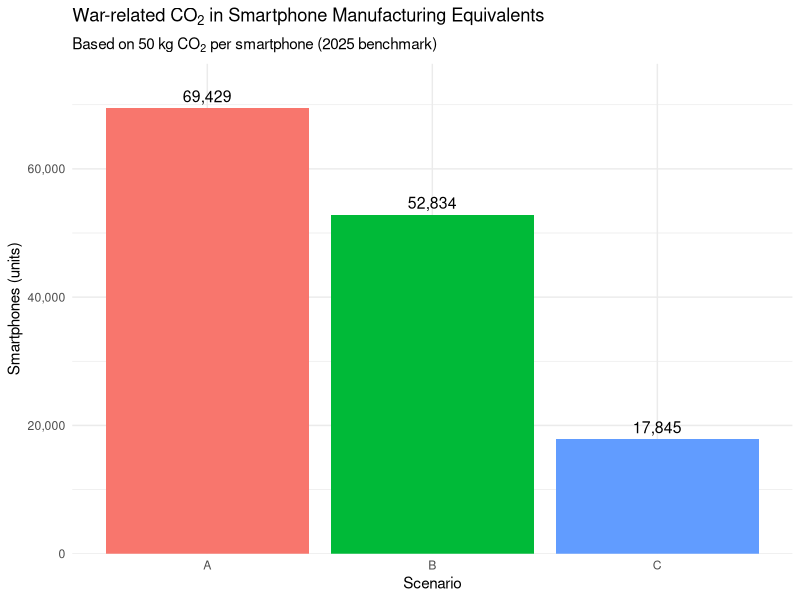

Here is the R script that generated this plot:
# Load libraries
library(ggplot2)
library(scales) # for comma formatting

# Example data (replace with your CSV read)
df <- data.frame(
  Scenario    = c("A", "B", "C"),
  total_kgCO2 = c(3332578.2, 2536033.3875, 856577.85)
)

# Benchmark
co2_per_phone <- 48  # kg CO₂ per smartphone

# Calculate smartphones equivalent
df$smartphones_equiv <- df$total_kgCO2 / co2_per_phone

# Plot with labels on top of bars
ggplot(df, aes(x = Scenario, y = smartphones_equiv, fill = Scenario)) +
  geom_bar(stat = "identity") +
  geom_text(aes(label = comma(round(smartphones_equiv, 0))), 
            vjust = -0.5, size = 4) +
  labs(
    title = expression("War-related CO"[2]*" in Smartphone Manufacturing Equivalents"),
    subtitle = expression("Based on 50 kg CO"[2]*" per smartphone (2025 benchmark)"),
    x = "Scenario",
    y = "Smartphones (units)"
  ) +
  scale_y_continuous(labels = comma, expand = expansion(mult = c(0, 0.1))) +
  theme_minimal() +
  theme(legend.position = "none")